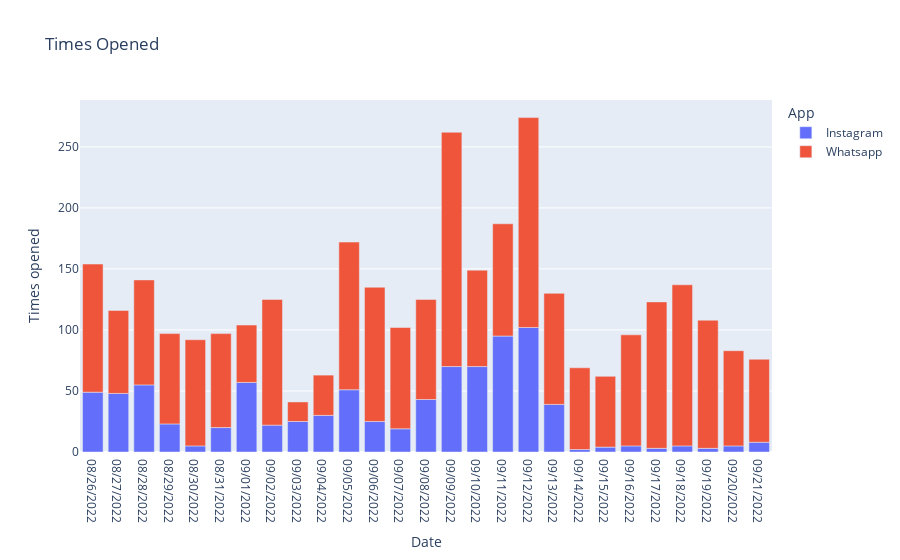

The notebook cell saved with this chart:
### Code cell
# Now let’s have a look at the number of times the apps opened:
figure = px.bar(data_frame=data, 
                x = "Date", 
                y = "Times opened", 
                color="App",
                title="Times Opened")
figure.show()

### Figure 1 — Plotly figure (JSON) as saved in the notebook; plotly's stock layout.template omitted (floating-point values rounded to 4 significant figures)
{"data": [{"hovertemplate": "App=Instagram<br>Date=%{x}<br>Times opened=%{y}<extra></extra>", "legendgroup": "Instagram", "marker": {"color": "#636efa", "pattern": {"shape": ""}}, "name": "Instagram", "orientation": "v", "showlegend": true, "textposition": "auto", "type": "bar", "x": ["08/26/2022", "08/27/2022", "08/28/2022", "08/29/2022", "08/30/2022", "08/31/2022", "09/01/2022", "09/02/2022", "09/03/2022", "09/04/2022", "09/05/2022", "09/06/2022", "09/07/2022", "09/08/2022", "09/09/2022", "09/10/2022", "09/11/2022", "09/12/2022", "09/13/2022", "09/14/2022", "09/15/2022", "09/16/2022", "09/17/2022", "09/18/2022", "09/19/2022", "09/20/2022", "09/21/2022"], "xaxis": "x", "y": [49, 48, 55, 23, 5, 20, 57, 22, 25, 30, 51, 25, 19, 43, 70, 70, 95, 102, 39, 2, 4, 5, 3, 5, 3, 5, 8], "yaxis": "y"}, {"hovertemplate": "App=Whatsapp<br>Date=%{x}<br>Times opened=%{y}<extra></extra>", "legendgroup": "Whatsapp", "marker": {"color": "#EF553B", "pattern": {"shape": ""}}, "name": "Whatsapp", "orientation": "v", "showlegend": true, "textposition": "auto", "type": "bar", "x": ["08/26/2022", "08/27/2022", "08/28/2022", "08/29/2022", "08/30/2022", "08/31/2022", "09/01/2022", "09/02/2022", "09/03/2022", "09/04/2022", "09/05/2022", "09/06/2022", "09/07/2022", "09/08/2022", "09/09/2022", "09/10/2022", "09/11/2022", "09/12/2022", "09/13/2022", "09/14/2022", "09/15/2022", "09/16/2022", "09/17/2022", "09/18/2022", "09/19/2022", "09/20/2022", "09/21/2022"], "xaxis": "x", "y": [105, 68, 86, 74, 87, 77, 47, 103, 16, 33, 121, 110, 83, 82, 192, 79, 92, 172, 91, 67, 58, 91, 120, 132, 105, 78, 68], "yaxis": "y"}], "layout": {"barmode": "relative", "legend": {"title": {"text": "App"}, "tracegroupgap": 0}, "title": {"text": "Times Opened"}, "xaxis": {"anchor": "y", "domain": [0, 1], "title": {"text": "Date"}}, "yaxis": {"anchor": "x", "domain": [0, 1], "title": {"text": "Times opened"}}}}
